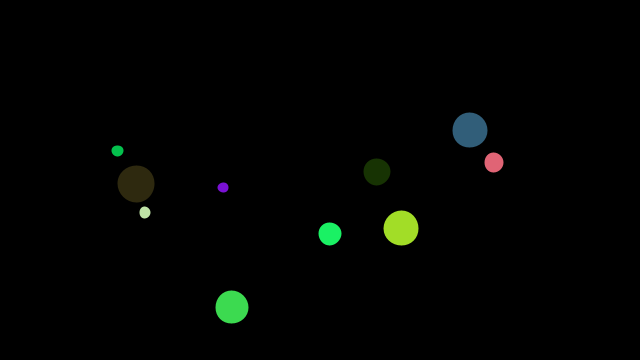
Frame 1 (no input)
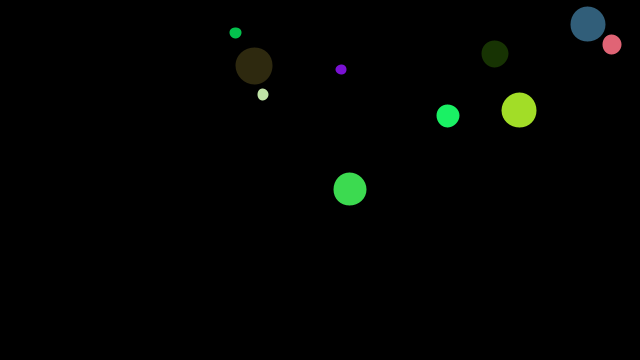
Frame 60 (the mouse pressed at the canvas centre just before this capture)
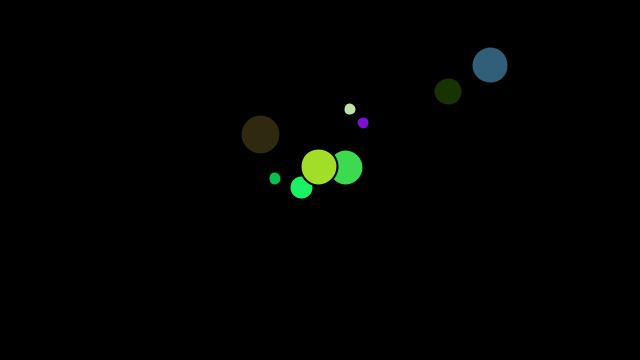
Frame 120 (the mouse held since frame 60 and released just before this capture)

The Processing sketch that drew these frames (run headless with seeded random() and noise(); from frame 60 on, the mouse is pressed at the canvas centre):

// Processing sketch: Boucingball_Keisei
// ── Boucingball_Keisei.pde
int nums =10;
Ball [] ball = new Ball [nums];

void setup() {
  size(640, 360);
  for (int i=0; i<nums; i++) {
    float d = random(12, 48);
    ball[i] = new Ball(d);
  }
}


void draw() {
  background(0);
  for (int i=0; i<nums; i++) {

    ball[i].update();
    ball[i].display();
    if (mousePressed) {
      ball[i].clickclick();
    }
  }
  
  //j = num -i
  for (int i=0; i<nums-1; i++) {
    for (int j=1; j<nums-i; j++) {
      ball[i].collision(ball[i+j]);
    }
  }
}

// ── Ball.pde
class Ball {

  PVector pos;
  PVector vel;
  PVector velb;
  PVector acceleration;
  PVector mouse;
  float dia;
  color c;

  Ball(float x ) {
    pos = new PVector(random(100,width-40), random(100,height-40));
    vel = new PVector(0, 0);
    velb = new PVector(2, -2);
    dia = x;
    c =color(random(255), random(255), random(255));
  }
  
  //check edge
  void update() {
    pos.add(velb);
    if (pos.x<dia/2||pos.x>width-dia/2) {
      velb.x = -velb.x;
    }
    if (pos.y<dia/2||pos.y>height-dia/2) {
      velb.y=-velb.y;
    }
  }

//solve bug mouse vector attract
  void clickclick() {
    mouse = new PVector (mouseX, mouseY);


    mouse.sub(pos);
    mouse.setMag(0.5);
    acceleration = mouse;

    velb.add(acceleration);
    velb.limit(5);
    pos.add(velb);

    //println(i);
    println("done");
  }
  
  
  //collision ball class Ball input _otherBall
 void collision(Ball _otherBall){
   float d = dist(pos.x, pos.y, _otherBall.pos.x, _otherBall.pos.y);
   if(d<(dia+_otherBall.dia)/2){
   velb.mult(-1);
   _otherBall.velb.mult(-1);
   
   }
 }
    
  void display() {
    stroke(0);
    strokeWeight(2);
    fill(c);
    ellipse(pos.x, pos.y, dia, dia);
  }
}
